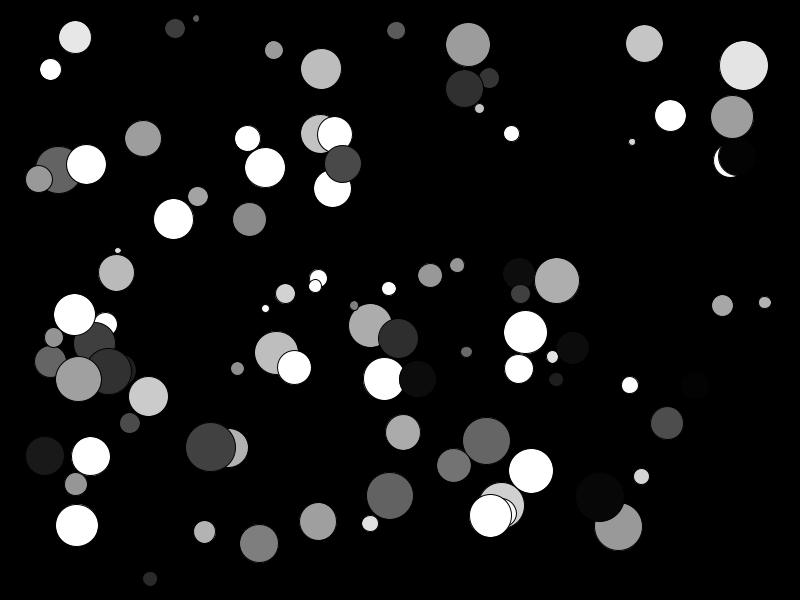
Frame 1 (no input)
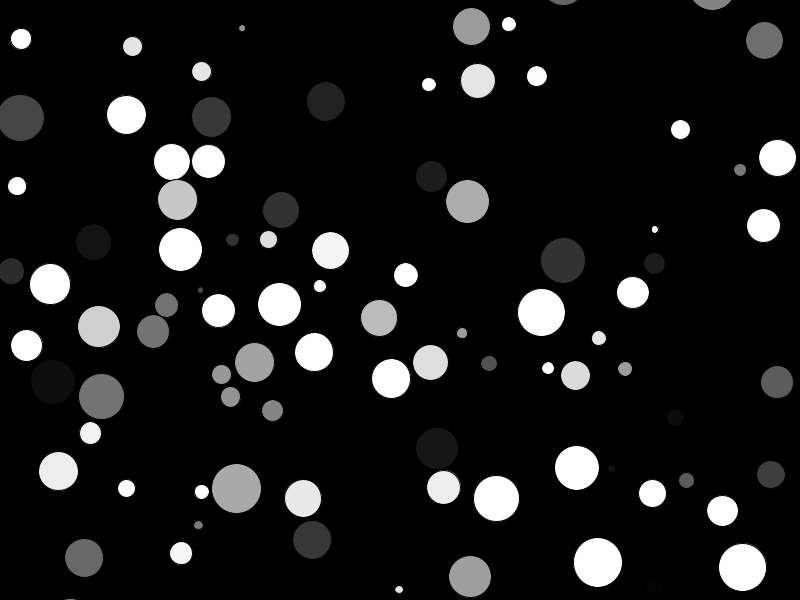
Frame 60 (the mouse pressed at the canvas centre just before this capture)
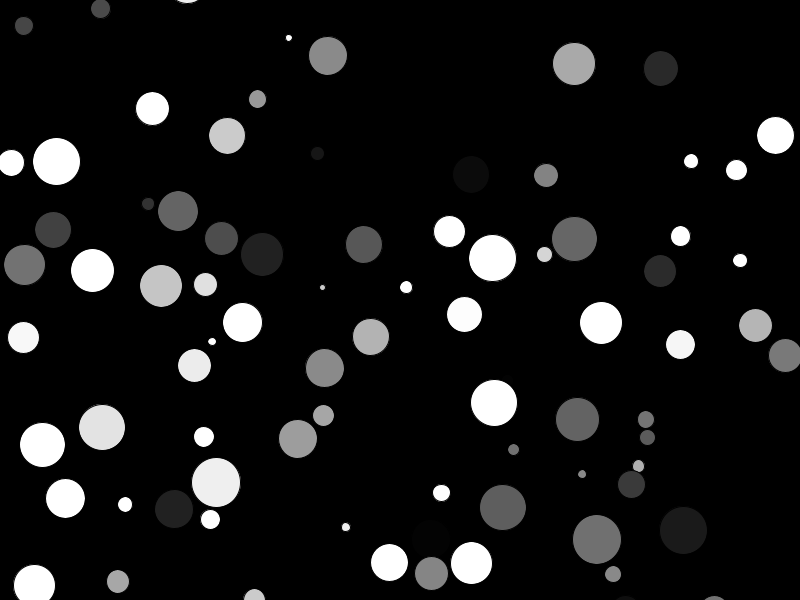
Frame 120 (the mouse held since frame 60 and released just before this capture)

The Processing sketch that drew these frames (run headless with seeded random() and noise(); from frame 60 on, the mouse is pressed at the canvas centre):

// Processing sketch: oop_colliding_balls
// ── oop_colliding_balls.pde
Bouncer[] bouncers= new Bouncer[100];
void setup() {
  size(800, 600);
  for (int i=0; i<bouncers.length; i++) {
    bouncers[i]=new Bouncer(random(5, 50), random(.5, 10));
  }
}
void draw() {
  background(0);
  for (int i=0; i<bouncers.length; i++) {
    bouncers[i].display();
    bouncers[i].move();
    bouncers[i].wallBounce();
    for (int j=0; j<bouncers.length; j++) {
      if (i!=j) {
        bouncers[i].collideWith(bouncers[j]);
      }
    }
  }
}
class Bouncer {
  PVector loc, vel;
  float sz;
  float speed;

  Bouncer(float tempsz, float tempspeed) {
    sz=tempsz;
    loc=new PVector(random(sz, width-sz), random(sz, height-sz));
    vel= PVector.random2D();
    speed=tempspeed;
    vel.mult(speed);
  }
  void display() {
    float hue;
    hue=random(360);
    fill(hue);
    ellipse(loc.x, loc.y, sz, sz);
  }
  void move() {
    loc.add(vel);
  }
  void wallBounce() {
    if (loc.x+sz/2>width||loc.x-sz/2<0) {
      vel.x*=-1;
    }
    if (loc.y+sz/2>height ||loc.y-sz/2<0) {
      vel.y+=-1;
    }
  }
  void collideWith(Bouncer someOtherBall) {
    if (loc.dist(someOtherBall.loc)<sz/2+someOtherBall.sz/2) {
      vel=PVector.sub(loc, someOtherBall.loc);
      vel.normalize();
      vel.setMag(speed);
    }
  }
}
